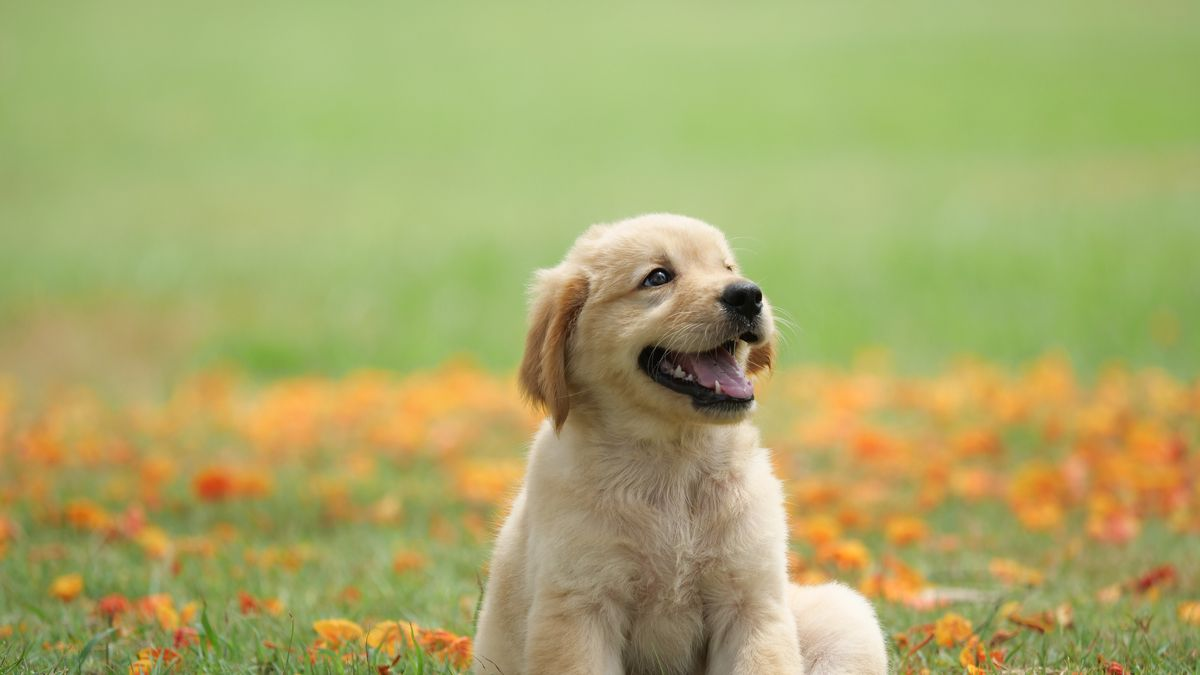
#> input picture Learn OpenCV 3 Computer Vision with Python/chapter 2/dog.jpg, 1200 x 675 px, found by its file name
$ jupyter execute --allow-errors depthEstimation.ipynb
#> lines starting #> are read from the running program, lines starting #| are printed output that depends on the picture
### Learn OpenCV 3 Computer Vision with Python/chapter 4/depth.py
import cv2
import numpy as np
from matplotlib import pyplot as plt

def to_uint8( data ) :
    # maximum pixel
    latch = np.zeros_like( data )
    latch[:] = 255
    # minimum pixel
    zeros = np.zeros_like( data )

    # unrolled to illustrate steps
    d = np.maximum( zeros, data )
    d = np.minimum( latch, d )

    # cast to uint8
    return np.asarray( d, dtype="uint8" )

# [15 lines left out: function drawlines, not called in this run]

img1 = to_uint8(cv2.pyrDown(cv2.imread('dog.jpg', cv2.COLOR_BGR2GRAY)))  #queryimage # left image
#> in to_uint8, `latch = np.zeros_like( data )`: latch: shape (338, 600, 3); every value is 0
#> in to_uint8, `latch[:] = 255`: latch: shape (338, 600, 3); every value is 255
img2 = to_uint8(cv2.pyrDown(cv2.imread('dog.jpg', cv2.COLOR_BGR2GRAY))) #trainimage # right image

sift = cv2.xfeatures2d.SIFT_create()

# find the keypoints and descriptors with SIFT
kp1, des1 = sift.detectAndCompute(img1,None)
#> kp1 = 302 keypoints; strongest (x, y, size): (371, 152, 12.9), (332, 137, 9.6), (372, 175, 4.9), (383, 154, 4.7)
kp2, des2 = sift.detectAndCompute(img2,None)
#> kp2 has the same summary as kp1

# FLANN parameters
FLANN_INDEX_KDTREE = 0
index_params = dict(algorithm = FLANN_INDEX_KDTREE, trees = 5)
search_params = dict(checks=50)

flann = cv2.FlannBasedMatcher(index_params,search_params)
matches = flann.knnMatch(des1,des2,k=2)
#> matches = 302 matches

good = []
pts1 = []
pts2 = []

# ratio test as per Lowe's paper
for i,(m,n) in enumerate(matches):
    if m.distance < 0.8*n.distance:
        good.append(m)
        pts2.append(kp2[m.trainIdx].pt)
        pts1.append(kp1[m.queryIdx].pt)
#> after the loop, good = 302 matches; pts1 = 302 pairs, first value 9.5 to 595.9, second value 126.4 to 335.1; pts2 has the same summary as pts1

pts1 = np.int32(pts1)
#> pts1 = 302 pairs, first value 9 to 595, second value 126 to 335
pts2 = np.int32(pts2)
#> pts2 has the same summary as pts1
F, mask = cv2.findFundamentalMat(pts1,pts2,cv2.FM_LMEDS)

# We select only inlier points
pts1 = pts1[mask.ravel()==1]
pts2 = pts2[mask.ravel()==1]

# Find epilines corresponding to points in right image (second image) and
# drawing its lines on left image
lines1 = cv2.computeCorrespondEpilines(pts2.reshape(-1,1,2), 2,F)
lines1 = lines1.reshape(-1,3)
img5,img6 = drawlines(img1,img2,lines1,pts1,pts2)

# Find epilines corresponding to points in left image (first image) and
# drawing its lines on right image
lines2 = cv2.computeCorrespondEpilines(pts1.reshape(-1,1,2), 1,F)
lines2 = lines2.reshape(-1,3)
img3,img4 = drawlines(img2,img1,lines2,pts2,pts1)

plt.subplot(121),plt.imshow(img5)
plt.subplot(122),plt.imshow(img3)
plt.show()

### Learn OpenCV 3 Computer Vision with Python/chapter 4/depthEstimation.ipynb
[cell 1]
### Depth Estimation Segmentation

[cell 2]
### Importing Libraries
import cv2
import numpy
import utils
#> (the rest of this cell did not finish here and is left out)

#### Capturing frames from a depth camera

[cell 3]
import cv2
import numpy as np
from matplotlib import pyplot as plt

def to_uint8( data ) :
    # maximum pixel
    latch = np.zeros_like( data )
    latch[:] = 255
    # minimum pixel
    zeros = np.zeros_like( data )

    # unrolled to illustrate steps
    d = np.maximum( zeros, data )
    d = np.minimum( latch, d )

    # cast to uint8
    return np.asarray( d, dtype="uint8" )

def drawlines(img1,img2,lines,pts1,pts2):
  ''' img1 - image on which we draw the epilines for the points in img2
      lines - corresponding epilines '''
  print (img1.shape)
  r,c, ch = img1.shape
  clr1 = cv2.pyrDown(cv2.imread('dog.jpg', 0))
  clr2 = cv2.pyrDown(cv2.imread('dog.jpg', 0))
  for r,pt1,pt2 in zip(lines,pts1,pts2):
      color = tuple(np.random.randint(0,255,3).tolist())
      x0,y0 = map(int, [0, -r[2]/r[1] ])
      x1,y1 = map(int, [c, -(r[2]+r[0]*c)/r[1] ])
      clr1 = cv2.line(clr1, (x0,y0), (x1,y1), color,1)
      clr1 = cv2.circle(clr1,tuple(pt1),5,color,-1)
      clr2 = cv2.circle(clr2,tuple(pt2),5,color,-1)
      return clr1, clr2

img1 = to_uint8(cv2.pyrDown(cv2.imread('dog.jpg', cv2.COLOR_BGR2GRAY)))  #queryimage # left image
img2 = to_uint8(cv2.pyrDown(cv2.imread('dog.jpg', cv2.COLOR_BGR2GRAY))) #trainimage # right image

sift = cv2.xfeatures2d.SIFT_create()

# find the keypoints and descriptors with SIFT
kp1, des1 = sift.detectAndCompute(img1,None)
kp2, des2 = sift.detectAndCompute(img2,None)

# FLANN parameters
FLANN_INDEX_KDTREE = 0
index_params = dict(algorithm = FLANN_INDEX_KDTREE, trees = 5)
search_params = dict(checks=50)

flann = cv2.FlannBasedMatcher(index_params,search_params)
matches = flann.knnMatch(des1,des2,k=2)

good = []
pts1 = []
pts2 = []

# ratio test as per Lowe's paper
for i,(m,n) in enumerate(matches):
    if m.distance < 0.8*n.distance:
        good.append(m)
        pts2.append(kp2[m.trainIdx].pt)
        pts1.append(kp1[m.queryIdx].pt)
#> after the loop, pts1 = 302 pairs, first value 9.5 to 595.9, second value 126.4 to 335.1; pts2 has the same summary as pts1

pts1 = np.int32(pts1)
#> pts1 = 302 pairs, first value 9 to 595, second value 126 to 335
pts2 = np.int32(pts2)
#> pts2 has the same summary as pts1
#> (the rest of this cell did not finish here and is left out)

#### Object segmentation using the Watershed and GrabCut algorithms

[cell 4]
import numpy as np
import cv2
from matplotlib import pyplot as plt

img = cv2.imread('dog.jpg')
#> img is the input picture: shape (675, 1200, 3); mean B, G, R 105.2, 169.4, 168.5
mask = np.zeros(img.shape[:2],np.uint8)

bgdModel = np.zeros((1,65),np.float64)
fgdModel = np.zeros((1,65),np.float64)

rect = (0,250,2422,1920)
cv2.grabCut(img,mask,rect,bgdModel,fgdModel,5,cv2.GC_INIT_WITH_RECT)

mask2 = np.where((mask==2)|(mask==0),0,1).astype('uint8')
img = img*mask2[:,:,np.newaxis]
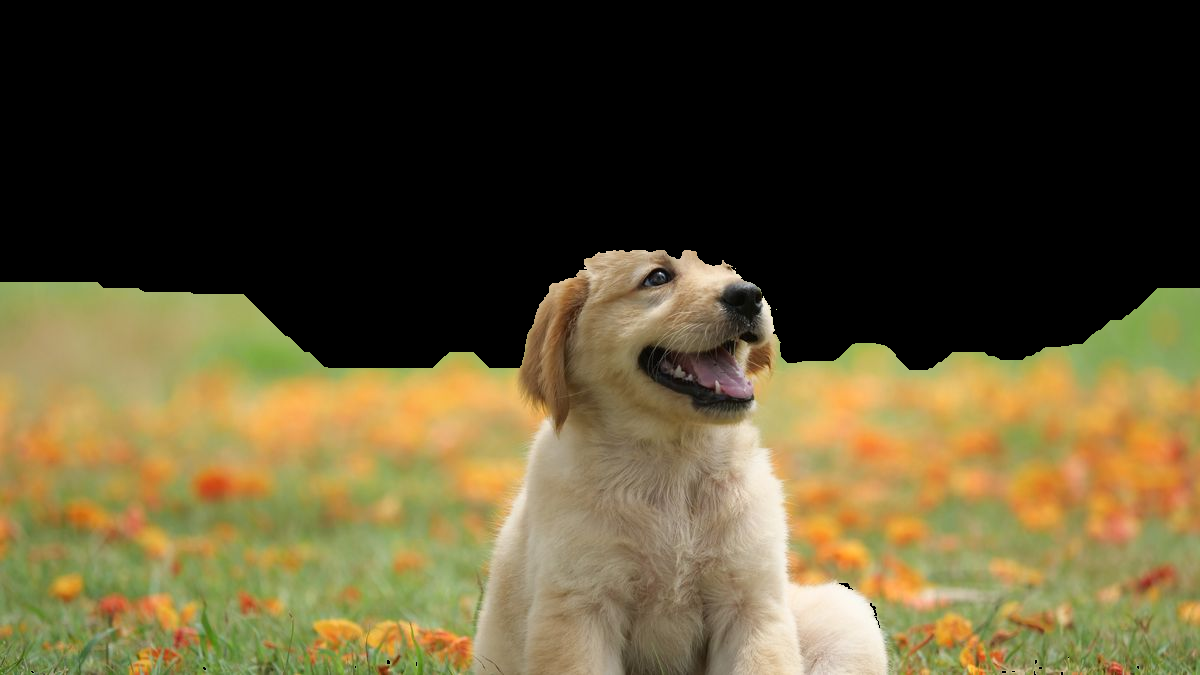
#> img: shape (675, 1200, 3); mean B, G, R 48.3, 79.3, 89.8

plt.imshow(img, cmap = "gray"),plt.colorbar(),plt.show()
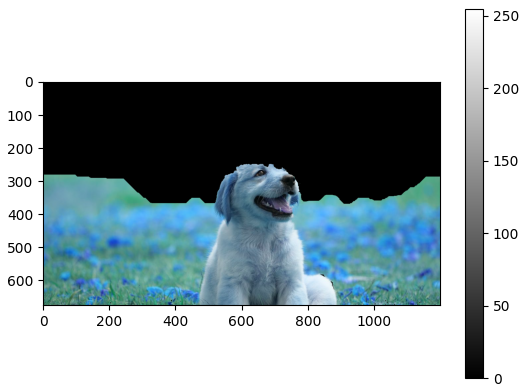
#> figure drawn by matplotlib, 2 panels; B, G, R data is drawn as R, G, B
